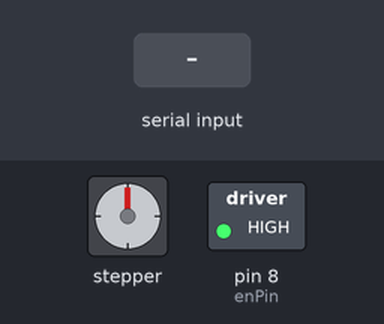
Simulated run of this sketch. Board: Arduino Uno, built with avr-gcc and run on an emulated ATmega328P. Shown: stepper motor, switched loads named in the sketch (green lamp = pin HIGH). Inputs (shaded band) come from the test bench. Stepper angles assume 200 steps per turn.

Above: at 1.2 s.
1.3 s: "1" received over Serial
At 1.45 s:
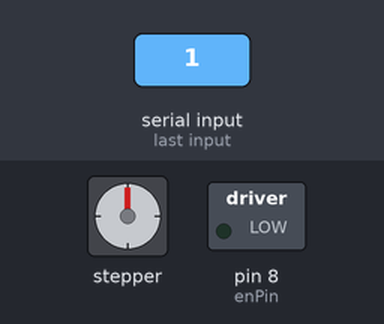
4.3 s: "2" received over Serial
At 4.67 s:
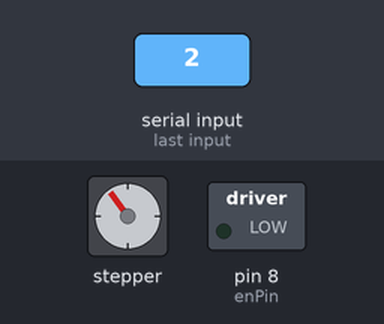
7.3 s: "1" received over Serial
At 7.67 s:
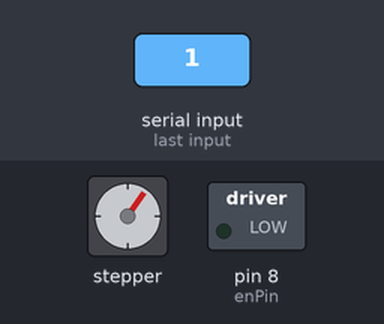
Timing chart, 0 to 11.7 s (numbered marks = the images above; inputs shaded):
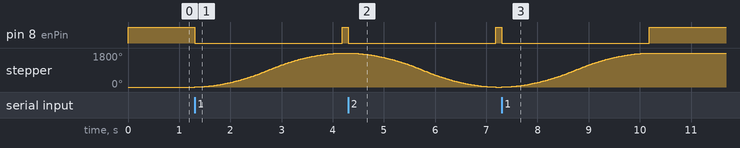

Measured:
- after the input at 1.3 s, pin 8 (enPin): HIGH → LOW at once, → HIGH 2.9 s later; stepper: keeps turning clockwise at about 625°/s, starting at once
- after the input at 4.3 s, pin 8 (enPin): HIGH → LOW at once, → HIGH 2.9 s later; stepper: keeps turning counter-clockwise at about 625°/s, starting at once
- after the input at 7.3 s, pin 8 (enPin): HIGH → LOW at once, → HIGH 2.9 s later; stepper: turns 1800° clockwise in 2.9 s, starting at once

The sketch:

230504_5.ino
```cpp
#include <AccelStepper.h>
#include <MultiStepper.h>


const int enPin=8;
const int step1Pin = 2;
const int dir1Pin = 5;
const int step2Pin = 3;
const int dir2Pin = 6;
const int step3Pin = 4;
const int dir3Pin = 7;

const int steps_per_revolution = 200;

AccelStepper Stepper1(AccelStepper::DRIVER, step1Pin , dir1Pin);
AccelStepper Stepper2(AccelStepper::DRIVER, step2Pin , dir2Pin);
AccelStepper Stepper3(AccelStepper::DRIVER, step3Pin , dir3Pin);

volatile int step_count = 0;


bool flag1 = 0;
int command=0;

void Stepper1Move(int position);


void setup() {

  pinMode(enPin, OUTPUT);
  digitalWrite(enPin, LOW);

  Stepper1.setMaxSpeed(1000);
  Stepper1.setAcceleration(500);
  Stepper1.setMaxSpeed(1000);
  Stepper1.setAcceleration(500);

  // set the initial position of the stepper motor
  Stepper1.setCurrentPosition(0);

  Serial.begin(9600);
 // Stepper1.moveTo(600);

}

void loop()
{

  if(Serial.available())
  {
    command = Serial.read();
  }

  if(command == '1')
    Stepper1Move(1000);
  else if(command == '2')
    Stepper1Move(0);

  if(!Stepper1.run())
  {
    digitalWrite(enPin, HIGH);
  }

}

void Stepper1Move(int position)
{
  digitalWrite(enPin, LOW);
  Stepper1.moveTo(position);
  command = 0;
}
```
